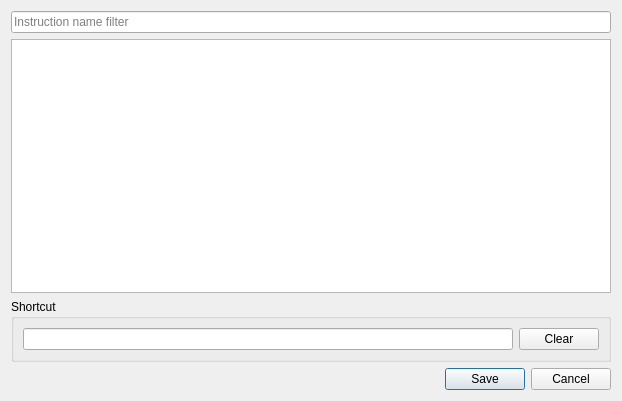
<?xml version="1.0" encoding="UTF-8"?>
<ui version="4.0">
 <class>ShortcutsDialog</class>
 <widget class="QDialog" name="ShortcutsDialog">
  <property name="geometry">
   <rect>
    <x>0</x>
    <y>0</y>
    <width>622</width>
    <height>401</height>
   </rect>
  </property>
  <property name="windowTitle">
   <string>Shortcuts</string>
  </property>
  <property name="windowIcon">
   <iconset resource="../../resource.qrc">
    <normaloff>:/icons/images/shortcut.png</normaloff>:/icons/images/shortcut.png</iconset>
  </property>
  <layout class="QVBoxLayout" name="verticalLayout">
   <item>
    <widget class="QLineEdit" name="filterEdit">
     <property name="placeholderText">
      <string>Instruction name filter</string>
     </property>
    </widget>
   </item>
   <item>
    <widget class="QTableWidget" name="tblShortcuts"/>
   </item>
   <item>
    <layout class="QHBoxLayout" name="horizontalLayout_4">
     <item>
      <widget class="QGroupBox" name="groupBox">
       <property name="title">
        <string>Shortcut</string>
       </property>
       <layout class="QHBoxLayout" name="horizontalLayout">
        <item>
         <widget class="ShortcutEdit" name="shortcutEdit"/>
        </item>
        <item>
         <widget class="QPushButton" name="btnClearShortcut">
          <property name="text">
           <string>Clear</string>
          </property>
         </widget>
        </item>
       </layout>
      </widget>
     </item>
    </layout>
   </item>
   <item>
    <layout class="QHBoxLayout" name="horizontalLayout_2">
     <item>
      <spacer name="horizontalSpacer">
       <property name="orientation">
        <enum>Qt::Horizontal</enum>
       </property>
       <property name="sizeHint" stdset="0">
        <size>
         <width>40</width>
         <height>20</height>
        </size>
       </property>
      </spacer>
     </item>
     <item>
      <widget class="QPushButton" name="btnSave">
       <property name="text">
        <string>Save</string>
       </property>
       <property name="default">
        <bool>true</bool>
       </property>
      </widget>
     </item>
     <item>
      <widget class="QPushButton" name="btnCancel">
       <property name="text">
        <string>Cancel</string>
       </property>
      </widget>
     </item>
    </layout>
   </item>
  </layout>
 </widget>
 <customwidgets>
  <customwidget>
   <class>ShortcutEdit</class>
   <extends>QLineEdit</extends>
   <header>ShortcutEdit.h</header>
  </customwidget>
 </customwidgets>
 <resources>
  <include location="../../resource.qrc"/>
 </resources>
 <connections>
  <connection>
   <sender>btnCancel</sender>
   <signal>clicked()</signal>
   <receiver>ShortcutsDialog</receiver>
   <slot>reject()</slot>
   <hints>
    <hint type="sourcelabel">
     <x>572</x>
     <y>379</y>
    </hint>
    <hint type="destinationlabel">
     <x>558</x>
     <y>368</y>
    </hint>
   </hints>
  </connection>
  <connection>
   <sender>btnSave</sender>
   <signal>clicked()</signal>
   <receiver>ShortcutsDialog</receiver>
   <slot>accept()</slot>
   <hints>
    <hint type="sourcelabel">
     <x>498</x>
     <y>380</y>
    </hint>
    <hint type="destinationlabel">
     <x>443</x>
     <y>378</y>
    </hint>
   </hints>
  </connection>
 </connections>
</ui>
